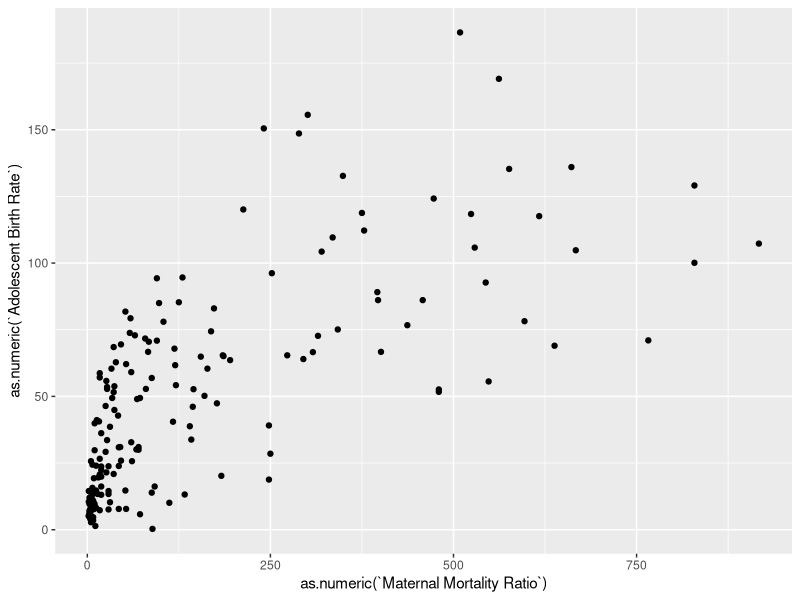
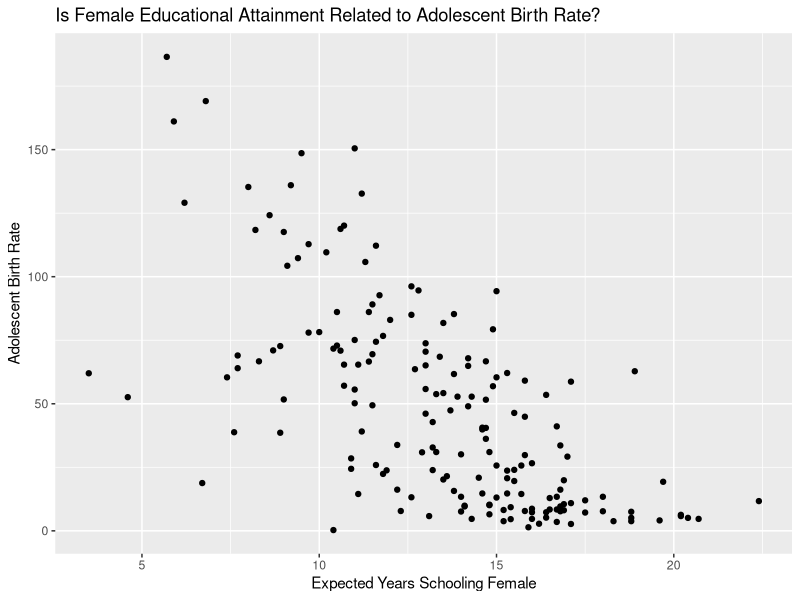
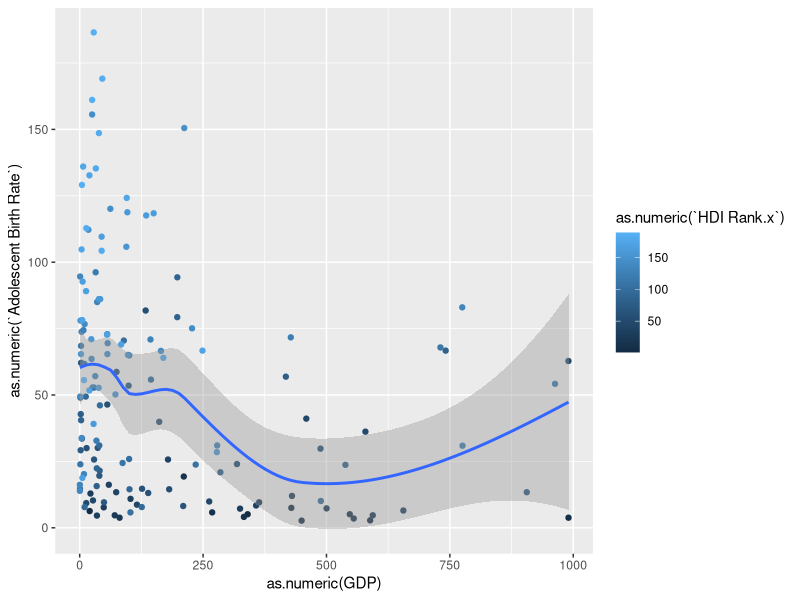
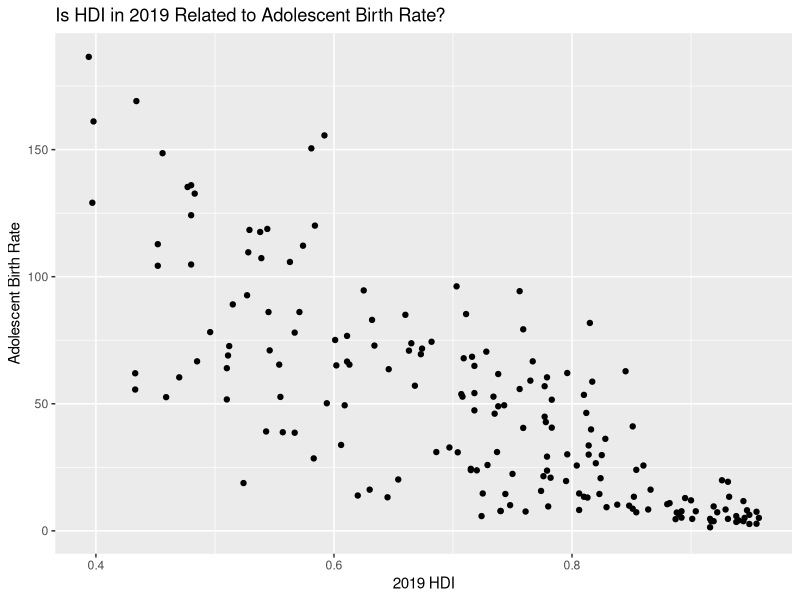
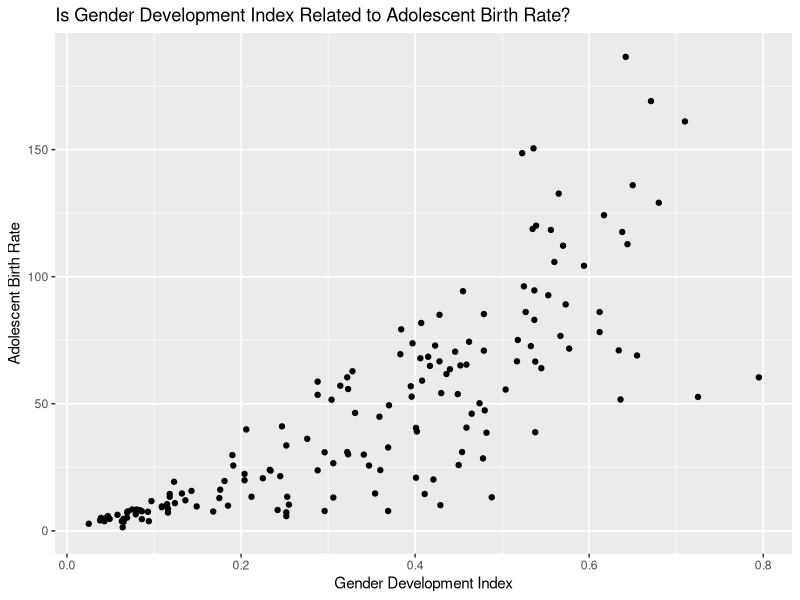

These charts were generated, in order, by the following R code:
## ---- chunk 1
library(tidyverse)
library(dplyr)
library(ggplot2)

knitr::opts_chunk$set(eval = TRUE, echo = FALSE, message = FALSE, warning = FALSE)
## ---- chunk 2
hdi1 <- read.csv("../data/HDI_Table1.csv")
hdi4 <- read.csv("../data/HDI_Table4.csv")
hdi5 <- read.csv("../data/HDI_Table5.csv")
hdi8 <- read.csv("../data/HDI_Table8.csv")
hdi10 <- read.csv("../data/HDI_Table10.csv")
adolescent_births <- read.csv("../data/Adolescent_Births.csv")
contraceptive_prevalence <- read.csv("../data/Contraceptive_Prevalence.csv")
## ---- chunk 3
hdi1_clean <- slice(hdi1, -c(1:7, 74, 128, 166, 200, 207:270))
hdi1_clean <- select(hdi1_clean, select = -c(X.1, X.3, X.5, X.7, X.9, X.11))
names(hdi1_clean) <- c("HDI Rank", "Country", "HDI 2019", "Life Expectancy Birth", "Expected Years Schooling", "Mean Years Schooling", "GNI Per Capita", "GNI Per Capita Minus HDI", "HDI 2018")

hdi4_clean <- slice(hdi4, -c(1:7, 74, 128, 166, 200, 207:264))
hdi4_clean <- select(hdi4_clean, select = -c(X.1, X.3, X.5, X.7, X.9, X.11, X.13, X.15, X.17, X.19, X.21, X.23))
names(hdi4_clean) <- c("HDI Rank", "Country", "Gender Development Index", "Gender Development Index Group", "HDI Female", "HDI Male", "Life Expectancy Birth Female", "Life Expectancy Birth Male", "Expected Years Schooling Female", "Expected Years Schooling Male", "Mean Years Schooling Female", "Mean Years Schooling Male", "Estimated GNI per Capita Female", "Estimated GNI per Capita Male")

hdi5_clean <- slice(hdi5, -c(1:7, 74, 128, 166, 200, 207:270))
hdi5_clean <- select(hdi5_clean, select = -c(X.1, X.3, X.5, X.7, X.9, X.11, X.13, X.15, X.17))
names(hdi5_clean) <- c("HDI Rank", "Country", "Gender Development Index", "Gender Development Index Rank", "Maternal Mortality Ratio", "Adolescent Birth Rate", "Seats Parliament Female", "Secondary Education Female", "Secondary Education Male", "Labour Participation Female", "Labour Participation Male")

hdi8_clean <- slice(hdi8, -c(1:7, 74, 128, 166, 200, 207:264))
hdi8_clean <- select(hdi8_clean, select = -c(X.1, X.3, X.5, X.7, X.9, X.11, X.13, X.15, X.17, X.19, X.21, X.23, X.25, X.27, X.29 : X.33))
names(hdi8_clean) <- c("HDI Rank", "Country", "Infants Breastfed", "Lack DTP Immunization", "Lack Measles Immunization", "Child Malnutrition", "Mortality Rate Infant", "Mortality Rate Under 5", "Mortality Rate Female", "Mortality Rate Male", "Mortality Rate Noncommunicable Female", "Mortality Rate Noncommunicable Male", "Malaria Incidence", "TB Incidence", "HIV Prevalence", "Healthy Life Expectancy at Birth", "Health Expenditure of GDP")

hdi10_clean <- slice(hdi10, -c(1:7, 74, 128, 166, 200, 207:260))
hdi10_clean <- select(hdi10_clean, select = -c(X.1, X.3, X.5, X.7, X.9, X.11, X.13, X.15, X.17, X.19, X.21, X.23))
names(hdi10_clean) <- c("HDI Rank", "Country", "GDP", "GDP per Capita", "GDP Annual Growth", "Labour Share", "Gross Fixed Capital Formation of GDP", "General Government Consumption of GDP", "General Government Consumption Annual Growth", "Total Tax Revenue of GDP", "Taxes Income Profits Capital Gains of TTR", "External Debt Stock of GNI", "Total Debt Service of GNI", "Consumer Price Index")

adolescent_births_clean <- select(adolescent_births, select = c(ParentLocation, Location, Period, IsLatestYear, FactValueNumeric, Value))
names(adolescent_births_clean) <- c("World Region", "Country", "Period", "Is Latest Year", "Adolescent Births", "Adolescent Births Text")

contraceptive_prevalence_clean <- slice(contraceptive_prevalence, -c(1:8))
contraceptive_prevalence_clean <- select(contraceptive_prevalence_clean, select = c(X, X.2, X.3, X.4, X.5, X.6, X.19))
names(contraceptive_prevalence_clean) <- c("Country", "Survey Start Year", "Survey End Year", "Age Group", "Contraceptive Any Method", "Contraceptive Modern Method", "Contraceptive Traditional Method")
## ---- chunk 4

country_joined <- hdi1_clean %>%
  inner_join(hdi10_clean, by = "Country")%>%
  inner_join(hdi4_clean, by = "Country")%>%
  inner_join(hdi5_clean, by = "Country")%>%
  inner_join(hdi8_clean, by = "Country")

contraceptives_joined <- contraceptive_prevalence_clean %>%
  inner_join(adolescent_births_clean, by = "Country")
## ---- chunk 5

## ---- chunk 6

## ---- chunk 7
ggplot(country_joined, aes(x = as.numeric(`Maternal Mortality Ratio`), 
                           y = as.numeric(`Adolescent Birth Rate`))) +
  geom_point()

## ---- chunk 8
country_joined %>%
  ggplot(aes(x= as.numeric(`Expected Years Schooling Female`), 
             y= as.numeric(`Adolescent Birth Rate`))) +
  geom_point() +
  labs(
    title= "Is Female Educational Attainment Related to Adolescent Birth Rate?",
    x="Expected Years Schooling Female",
    y="Adolescent Birth Rate"
  )
## ---- chunk 9
ggplot(country_joined, aes(x = as.numeric(`GDP`), 
                           y = as.numeric(`Adolescent Birth Rate`), color = as.numeric(`HDI Rank.x`))) +
  geom_point() +
  geom_smooth()
## ---- chunk 10

## ---- chunk 11
country_joined %>%
  ggplot(aes(x= as.numeric(`HDI 2019`), 
             y= as.numeric(`Adolescent Birth Rate`))) +
  geom_point() +
  labs(
    title= "Is HDI in 2019 Related to Adolescent Birth Rate?",
    x="2019 HDI",
    y="Adolescent Birth Rate"
  )
## ---- chunk 12

## ---- chunk 13
country_joined %>%
  ggplot(aes(x= as.numeric(`Gender Development Index.y`), 
             y= as.numeric(`Adolescent Birth Rate`))) +
  geom_point() +
  labs(
    title= "Is Gender Development Index Related to Adolescent Birth Rate?",
    x="Gender Development Index",
    y="Adolescent Birth Rate"
  )
